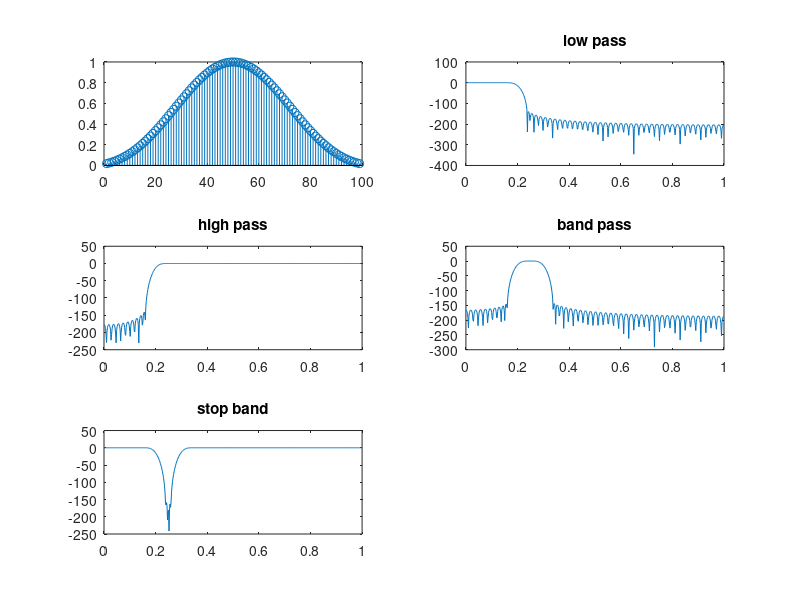

This chart was generated by the following MATLAB code:
clc;
clear all;
close all;
rp=0.02%input('enter rp:');
rs=0.01%input('enter rs:');
fp=1000%input('enter fp:');
fs=1500%input('enter fs:');
beta=5.8%input('enter beta');
Fs=10000%input('enter sampling freq:');
wp=2*fp/Fs;
ws=2*fs/Fs;
wn=[wp,ws];
num=(-20*log(sqrt(rp*rs)))-13;
den=14.6*((fs-fp)/Fs);
n=ceil(num/den);
display(n);
n1=n+1;
if(rem(n,2)~=0)
    n1=n;
    n=n-1;
end
y=kaiser(n1,beta);
subplot(3,2,1)
 stem(y);
 b=fir1(n,wp,y);
[h1,w]=freqz(b,1);
subplot(3,2,2);
plot(w/pi,20*log(abs(h1)));
title('low pass');
 b1=fir1(n,wp,'high',y);
[h2,w]=freqz(b1,1);
subplot(3,2,3);
plot(w/pi,20*log(abs(h2)));
title('high pass');
b2=fir1(n,wn,y);
[h3,w]=freqz(b2,1);
subplot(3,2,4);
plot(w/pi,20*log(abs(h3)));
title('band pass');                                                                                                                                                                                                               
b3=fir1(n,wn,'stop',y);
[h4,w]=freqz(b3,1);
subplot(3,2,5);
plot(w/pi,20*log(abs(h4)));
title('stop band');